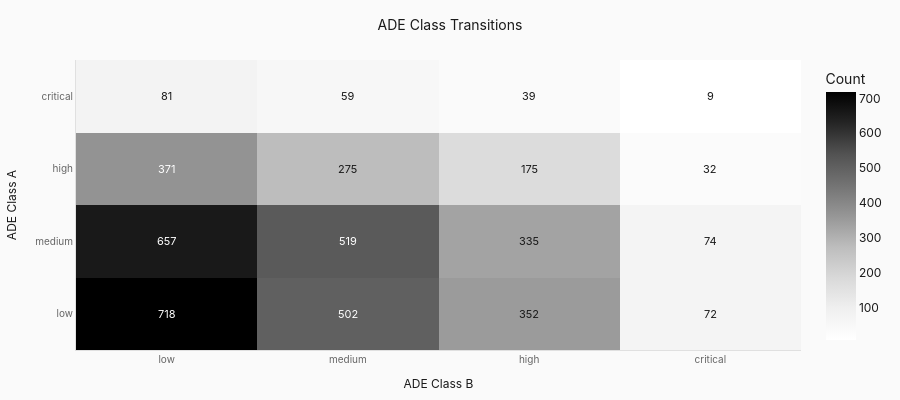

Notebook code for this chart:
### Markdown cell above
## 3.3 ADE Class Transition Matrix

How often do semantic boundary crossings cause ADE class changes?

### Code cell
fig = create_ade_transition_matrix(data.pairs)
fig.show()

# Per-key breakdown
print("\nADE Class Change Rate by Key:")
print("═" * 45)
for key in CLASSIFICATION_KEYS:
    df_key = data.pairs[(data.pairs["diff_key"] == key) & (data.pairs["rel_delta_ade"].notna())]
    if len(df_key) > 0:
        rate = df_key["ade_class_changed"].mean()
        print(f"  {key:22s} {format_pct(rate):>6s}  (n={len(df_key)})")

if filters.export_mode.value:
    export_figure_for_print(fig, "fig6_ade_transitions")

### Figure 1 — Plotly figure (JSON) as saved in the notebook; plotly's stock layout.template omitted (floating-point values rounded to 4 significant figures)
{"data": [{"colorbar": {"title": {"text": "Count"}}, "colorscale": [[0.0, "rgb(255,255,255)"], [0.125, "rgb(240,240,240)"], [0.25, "rgb(217,217,217)"], [0.375, "rgb(189,189,189)"], [0.5, "rgb(150,150,150)"], [0.625, "rgb(115,115,115)"], [0.75, "rgb(82,82,82)"], [0.875, "rgb(37,37,37)"], [1.0, "rgb(0,0,0)"]], "x": ["low", "medium", "high", "critical"], "y": ["low", "medium", "high", "critical"], "z": [[718, 502, 352, 72], [657, 519, 335, 74], [371, 275, 175, 32], [81, 59, 39, 9]], "type": "heatmap"}], "layout": {"font": {"family": "Inter, -apple-system, system-ui, sans-serif", "color": "#1a1a1a", "size": 12}, "title": {"font": {"size": 14, "color": "#1a1a1a"}, "text": "ADE Class Transitions", "x": 0.5, "xanchor": "center"}, "legend": {"font": {"size": 11}, "bgcolor": "rgba(255,255,255,0.8)", "bordercolor": "#e0e0e0", "borderwidth": 1}, "margin": {"l": 60, "r": 40, "t": 60, "b": 50}, "xaxis": {"title": {"font": {"size": 12}, "text": "ADE Class B"}, "tickfont": {"size": 10, "color": "#666666"}, "gridcolor": "#eeeeee", "linecolor": "#e0e0e0", "zerolinecolor": "#e0e0e0"}, "yaxis": {"title": {"font": {"size": 12}, "text": "ADE Class A"}, "tickfont": {"size": 10, "color": "#666666"}, "gridcolor": "#eeeeee", "linecolor": "#e0e0e0", "zerolinecolor": "#e0e0e0"}, "paper_bgcolor": "#fafafa", "plot_bgcolor": "#fafafa", "height": 400, "showlegend": true, "annotations": [{"font": {"color": "#ffffff", "size": 11}, "showarrow": false, "text": "718", "x": "low", "y": "low"}, {"font": {"color": "#ffffff", "size": 11}, "showarrow": false, "text": "502", "x": "medium", "y": "low"}, {"font": {"color": "#1a1a1a", "size": 11}, "showarrow": false, "text": "352", "x": "high", "y": "low"}, {"font": {"color": "#1a1a1a", "size": 11}, "showarrow": false, "text": "72", "x": "critical", "y": "low"}, {"font": {"color": "#ffffff", "size": 11}, "showarrow": false, "text": "657", "x": "low", "y": "medium"}, {"font": {"color": "#ffffff", "size": 11}, "showarrow": false, "text": "519", "x": "medium", "y": "medium"}, {"font": {"color": "#1a1a1a", "size": 11}, "showarrow": false, "text": "335", "x": "high", "y": "medium"}, {"font": {"color": "#1a1a1a", "size": 11}, "showarrow": false, "text": "74", "x": "critical", "y": "medium"}, {"font": {"color": "#ffffff", "size": 11}, "showarrow": false, "text": "371", "x": "low", "y": "high"}, {"font": {"color": "#1a1a1a", "size": 11}, "showarrow": false, "text": "275", "x": "medium", "y": "high"}, {"font": {"color": "#1a1a1a", "size": 11}, "showarrow": false, "text": "175", "x": "high", "y": "high"}, {"font": {"color": "#1a1a1a", "size": 11}, "showarrow": false, "text": "32", "x": "critical", "y": "high"}, {"font": {"color": "#1a1a1a", "size": 11}, "showarrow": false, "text": "81", "x": "low", "y": "critical"}, {"font": {"color": "#1a1a1a", "size": 11}, "showarrow": false, "text": "59", "x": "medium", "y": "critical"}, {"font": {"color": "#1a1a1a", "size": 11}, "showarrow": false, "text": "39", "x": "high", "y": "critical"}, {"font": {"color": "#1a1a1a", "size": 11}, "showarrow": false, "text": "9", "x": "critical", "y": "critical"}]}}
